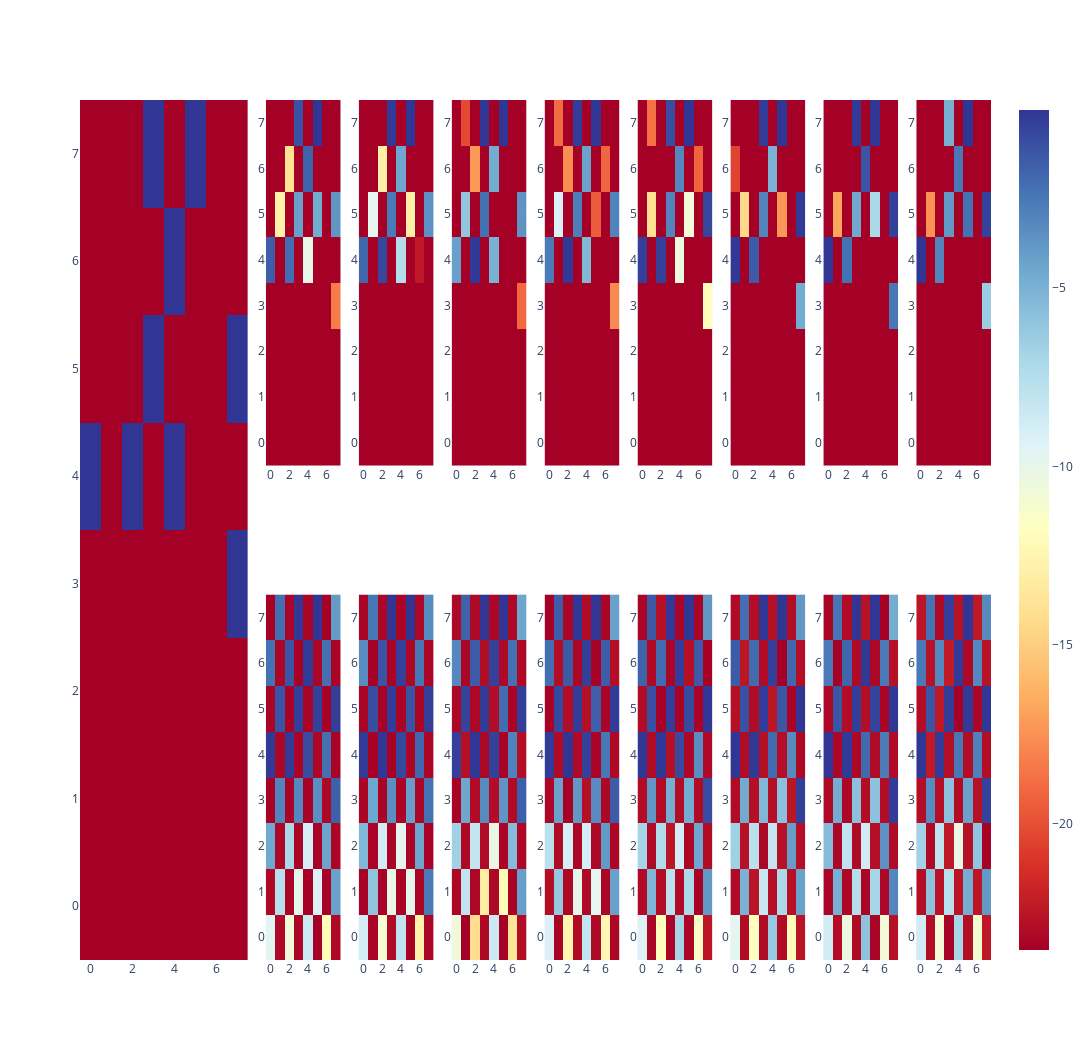

This figure's notebook cell:
### Code cell
black_ground_truth = torch.tensor([[0, 0, 0, 1, 0, 1, 0, 0],
        [0, 0, 0, 0, 1, 0, 0, 0],
        [0, 0, 0, 1, 0, 0, 0, 1],
        [1, 0, 1, 0, 1, 0, 0, 0],
        [0, 0, 0, 0, 0, 0, 0, 1],
        [0, 0, 0, 0, 0, 0, 0, 0],
        [0, 0, 0, 0, 0, 0, 0, 0],
        [0, 0, 0, 0, 0, 0, 0, 0]]
)

black0 = torch.tensor([[-2.3428e+01, -2.1226e+00, -2.3318e+01, -1.0770e-01, -2.3311e+01,
         -1.9848e-02, -2.3465e+01, -3.9496e+00],
        [-2.2860e+00, -2.3247e+01, -1.1874e+00, -2.3452e+01, -1.6317e-01,
         -2.3260e+01, -2.1980e+00, -2.3286e+01],
        [-2.3290e+01, -1.0932e+00, -2.3412e+01, -3.7309e-01, -2.3348e+01,
         -4.1370e-01, -2.3438e+01, -3.2982e-01],
        [-1.4447e-01, -2.3215e+01, -1.9692e-01, -2.3349e+01, -8.6519e-01,
         -2.3174e+01, -2.2006e+00, -2.3351e+01],
        [-2.3412e+01, -3.0331e+00, -2.3377e+01, -3.1796e+00, -2.3386e+01,
         -3.4609e+00, -2.3164e+01, -1.5614e+00],
        [-4.5411e+00, -2.3218e+01, -7.0339e+00, -2.3300e+01, -8.9200e+00,
         -2.3390e+01, -4.3513e+00, -2.3260e+01],
        [-2.3081e+01, -7.6573e+00, -2.3307e+01, -9.9058e+00, -2.3421e+01,
         -9.2716e+00, -2.3375e+01, -4.2583e+00],
        [-9.6820e+00, -2.3109e+01, -1.0748e+01, -2.3261e+01, -8.4864e+00,
         -2.3537e+01, -1.1934e+01, -2.3158e+01]]
)

black1 = torch.tensor([[-23.3950,  -2.4267, -23.3753,  -0.0357, -23.3926,  -0.0263, -23.3132,
          -3.3505],
        [ -3.3782, -23.6624,  -1.1162, -23.4746,  -0.3948, -23.2941,  -2.4764,
         -23.3676],
        [-23.4786,  -0.8519, -23.5662,  -0.2443, -23.4828,  -1.1151, -23.3956,
          -0.3233],
        [ -0.1821, -23.5751,  -0.0794, -23.5875,  -0.6510, -23.3689,  -1.8990,
         -23.3552],
        [-23.3992,  -4.5246, -23.4516,  -3.4833, -23.4302,  -4.1282, -23.3559,
          -2.2764],
        [ -5.3453, -23.4657,  -8.8152, -23.4494,  -9.8948, -23.4290,  -4.4323,
         -23.5021],
        [-23.5317,  -5.9649, -23.5368, -10.2592, -23.4554, -10.0492, -23.4714,
          -2.5864],
        [ -8.9368, -23.4827, -11.1688, -23.1584,  -8.0434, -23.5573, -12.8296,
         -23.3708]]
)

black2 = torch.tensor([[-2.4296e+01, -1.7195e+00, -2.4293e+01, -1.5712e-02, -2.4416e+01,
         -1.4981e-02, -2.4358e+01, -4.6700e+00],
        [-3.3108e+00, -2.4457e+01, -1.4696e+00, -2.4088e+01, -4.0925e-01,
         -2.4305e+01, -2.3493e+00, -2.4272e+01],
        [-2.4363e+01, -5.2350e-01, -2.4403e+01, -2.0056e-01, -2.4131e+01,
         -2.1632e+00, -2.4541e+01, -3.1824e-01],
        [-3.6753e-01, -2.3963e+01, -2.1144e-02, -2.4395e+01, -4.3413e-01,
         -2.4602e+01, -3.0737e+00, -2.4026e+01],
        [-2.4593e+01, -4.6473e+00, -2.4225e+01, -3.4263e+00, -2.4117e+01,
         -3.8382e+00, -2.4208e+01, -1.6166e+00],
        [-6.9063e+00, -2.4320e+01, -8.5532e+00, -2.4190e+01, -1.0785e+01,
         -2.4494e+01, -5.7523e+00, -2.4319e+01],
        [-2.4370e+01, -8.4243e+00, -2.4380e+01, -1.3853e+01, -2.4351e+01,
         -1.2682e+01, -2.4573e+01, -4.3546e+00],
        [-1.1201e+01, -2.4755e+01, -1.4987e+01, -2.4319e+01, -8.9342e+00,
         -2.4725e+01, -1.4376e+01, -2.4112e+01]]
)

black3 = torch.tensor([[-25.7141,  -1.6128, -25.3786,  -0.0519, -25.1221,  -0.0272, -25.3671,
          -4.6742],
        [ -2.2958, -25.0605,  -1.5065, -25.3339,  -0.3816, -25.5776,  -1.6271,
         -24.9764],
        [-25.6099,  -0.7953, -25.0391,  -0.2597, -24.9213,  -1.6625, -25.4536,
          -0.2707],
        [ -0.2469, -25.1375,  -0.0319, -25.2299,  -0.4744, -25.5203,  -2.7001,
         -25.3080],
        [-25.3546,  -4.6824, -25.6079,  -4.1783, -24.9135,  -3.5914, -25.3573,
          -1.5215],
        [ -8.4334, -25.1296,  -9.8384, -25.3580,  -9.7784, -25.3359,  -4.2469,
         -25.3230],
        [-24.9868,  -6.7174, -25.2783, -10.8937, -25.2275, -10.7222, -25.3909,
          -4.5996],
        [-10.1175, -25.5159, -13.6320, -25.0912,  -8.8629, -25.2346, -13.5475,
         -25.3278]]
)

black4 = torch.tensor([[-2.8184e+01, -1.5912e+00, -2.7508e+01, -8.3705e-02, -2.8198e+01,
         -8.7196e-03, -2.8213e+01, -4.5451e+00],
        [-2.0354e+00, -2.7925e+01, -2.4111e+00, -2.8207e+01, -2.7156e-01,
         -2.7589e+01, -1.6328e+00, -2.8390e+01],
        [-2.7786e+01, -1.1957e+00, -2.8481e+01, -2.6585e-01, -2.8294e+01,
         -9.1990e-01, -2.8328e+01, -5.9062e-02],
        [-3.8221e-02, -2.7830e+01, -4.1159e-02, -2.7560e+01, -8.9312e-01,
         -2.8089e+01, -4.1432e+00, -2.7968e+01],
        [-2.7824e+01, -4.5475e+00, -2.7910e+01, -5.7978e+00, -2.7689e+01,
         -5.7086e+00, -2.7910e+01, -1.0125e+00],
        [-8.3064e+00, -2.7847e+01, -8.8693e+00, -2.7147e+01, -1.0746e+01,
         -2.8082e+01, -5.3990e+00, -2.7787e+01],
        [-2.7865e+01, -6.3518e+00, -2.7756e+01, -9.4398e+00, -2.7859e+01,
         -8.6479e+00, -2.8313e+01, -4.6835e+00],
        [-1.1230e+01, -2.8147e+01, -1.4371e+01, -2.8177e+01, -8.3083e+00,
         -2.8096e+01, -1.3829e+01, -2.7235e+01]]
)

black5 = torch.tensor([[-2.8531e+01, -2.6130e+00, -2.8252e+01, -2.2042e-02, -2.8122e+01,
         -2.3125e-03, -2.8386e+01, -4.7502e+00],
        [-1.7362e+00, -2.7789e+01, -2.4368e+00, -2.8425e+01, -4.2522e-01,
         -2.9115e+01, -2.3205e+00, -2.8256e+01],
        [-2.8154e+01, -1.2284e+00, -2.8402e+01, -2.5860e-01, -2.7911e+01,
         -1.4721e+00, -2.8878e+01, -1.3725e-02],
        [-9.0770e-03, -2.8413e+01, -1.1677e-01, -2.8223e+01, -2.4661e+00,
         -2.8241e+01, -4.0201e+00, -2.8635e+01],
        [-2.8416e+01, -5.7301e+00, -2.8205e+01, -6.5543e+00, -2.8242e+01,
         -7.1127e+00, -2.7781e+01, -3.9931e-01],
        [-8.1558e+00, -2.8081e+01, -9.5620e+00, -2.8720e+01, -1.0162e+01,
         -2.8056e+01, -4.9879e+00, -2.8226e+01],
        [-2.8514e+01, -6.1877e+00, -2.7870e+01, -1.0269e+01, -2.8213e+01,
         -8.7213e+00, -2.8149e+01, -5.2287e+00],
        [-1.2076e+01, -2.8438e+01, -1.4638e+01, -2.8463e+01, -7.6993e+00,
         -2.8438e+01, -1.4799e+01, -2.7924e+01]]
)

black6 = torch.tensor([[-2.8541e+01, -2.9117e+00, -2.8228e+01, -1.3105e-02, -2.7758e+01,
         -2.5288e-03, -2.8736e+01, -5.7667e+00],
        [-3.1459e+00, -2.8859e+01, -2.2134e+00, -2.8283e+01, -9.8888e-02,
         -2.8437e+01, -3.1055e+00, -2.7824e+01],
        [-2.8409e+01, -1.4239e+00, -2.8093e+01, -3.8371e-01, -2.8011e+01,
         -5.9963e-01, -2.8569e+01, -3.1998e-02],
        [-3.5747e-03, -2.8430e+01, -1.9555e-01, -2.8405e+01, -2.3177e+00,
         -2.8270e+01, -3.2287e+00, -2.8234e+01],
        [-2.8332e+01, -5.7704e+00, -2.8433e+01, -7.0205e+00, -2.8068e+01,
         -7.1184e+00, -2.8133e+01, -2.1097e-01],
        [-6.6854e+00, -2.8460e+01, -9.7915e+00, -2.8274e+01, -1.0668e+01,
         -2.7977e+01, -4.3971e+00, -2.8281e+01],
        [-2.8557e+01, -5.9527e+00, -2.8408e+01, -9.1743e+00, -2.8493e+01,
         -8.3754e+00, -2.8443e+01, -3.7750e+00],
        [-1.0675e+01, -2.8183e+01, -1.2673e+01, -2.8239e+01, -7.1658e+00,
         -2.8652e+01, -1.3175e+01, -2.7857e+01]]
)

black7 = torch.tensor([[-2.9679e+01, -2.9652e+00, -3.0489e+01, -4.1380e-01, -2.9886e+01,
         -1.2014e-03, -2.9523e+01, -4.2217e+00],
        [-3.3459e+00, -2.9915e+01, -4.1738e+00, -2.9390e+01, -2.1317e-01,
         -3.0564e+01, -4.1417e+00, -2.9911e+01],
        [-3.0197e+01, -1.4862e+00, -2.9508e+01, -3.2899e-01, -3.1064e+01,
         -1.9015e-01, -3.0695e+01, -3.8614e-02],
        [-2.2591e-03, -2.9433e+01, -2.5705e-01, -3.0145e+01, -3.2420e+00,
         -3.0250e+01, -3.7916e+00, -3.0164e+01],
        [-3.0158e+01, -4.3735e+00, -3.0179e+01, -7.6312e+00, -3.0324e+01,
         -5.5839e+00, -3.0016e+01, -5.4546e-01],
        [-8.7985e+00, -3.0451e+01, -1.0499e+01, -2.9521e+01, -1.3427e+01,
         -3.0020e+01, -7.8406e+00, -3.0932e+01],
        [-3.0149e+01, -7.6952e+00, -2.9941e+01, -1.0042e+01, -2.9750e+01,
         -6.2985e+00, -2.9657e+01, -5.1063e+00],
        [-1.1551e+01, -3.0192e+01, -1.4350e+01, -3.0899e+01, -9.0732e+00,
         -3.0171e+01, -1.4446e+01, -2.9535e+01]]
)


from plotly.subplots import make_subplots


fig_rows = 2
fig_cols = 10
specs = [
    [{"rowspan": 2, "colspan": 2}, None, {}, {}, {}, {}, {}, {}, {}, {}],
    [None, None, {}, {}, {}, {}, {}, {}, {}, {}]
]
fig = make_subplots(rows=fig_rows, cols=fig_cols,
                    specs=specs)

# Specify the size of each plot
plot_size = 400  # You can adjust this size

# Add the ground truth subplot
fig.add_trace(plot_board_state(black_ground_truth) ,row=1, col=1)

white_layers = [black0, black1 , black2 , black3 , black4 , black5 , black6 , black7]
# Add the other subplots with color scale
for i in range(8):
    fig.add_trace(
        plot_board_state(white_layers[i], clip_size=2),row=1, col=i+3)
for i in range(8):
    if i == 0:
        fig.add_trace(plot_board_state(white_layers[i], show_scale=True),row=2, col=i+3)
    else:
        fig.add_trace(plot_board_state(white_layers[i]),row=2, col=i+3)

# Adjust the overall size of the figure
fig.update_layout(height=fig_rows * plot_size * 1.3, width=fig_cols * plot_size)
fig.update_annotations(dict(font=dict(size=18))) 

# Show the figure
fig.show()
